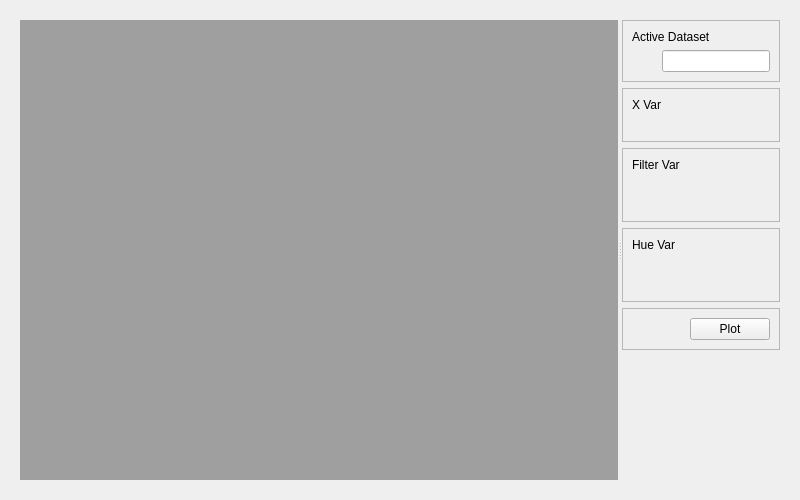
<?xml  version="1.0"  encoding="UTF-8"?>
<ui  version="4.0">
  <class>Form</class>
  <widget  class="QWidget"  name="Form">
      
    <property  name="geometry">
      <rect>
        <x>0</x>
        <y>0</y>
        <width>800</width>
        <height>500</height>
      </rect>
    </property>
    
    <property  name="windowTitle">
      <string>Form</string>
    </property>
    
    <layout  class="QVBoxLayout"  name="horizontalLayout">
      <item>
        
        <widget class="QWidget" name="verticalLayoutWidget">
    
    
            <layout  class="QHBoxLayout"  name="horizontalLayout">
                
            <item>
                <widget  class="QSplitter"  name="splitter">
                    
                <property  name="orientation">
                    <enum>Qt::Horizontal</enum>
                </property>
                
                <widget  class="QWidget"  name="wViewer">
                    <property  name="sizePolicy">
                    <sizepolicy  hsizetype="Preferred"  vsizetype="Preferred">
                        <horstretch>8</horstretch>
                        <verstretch>0</verstretch>
                    </sizepolicy>
                    </property>
                    <layout  class="QVBoxLayout"  name="vlViewer">
                    <item>
                        <widget  class="QMdiArea"  name="mdiArea"/>
                    </item>
                    </layout>
                </widget>
                
                <widget  class="QWidget"  name="wOptions">
                    <property  name="sizePolicy">
                    <sizepolicy  hsizetype="Minimum"  vsizetype="Minimum">
                        <horstretch>1</horstretch>
                        <verstretch>0</verstretch>
                    </sizepolicy>
                    </property>
                    
                    <layout  class="QVBoxLayout"  name="vlOptions">

                    <item>
                        <widget  class="QFrame"  name="wActiveDset">
                        <property  name="frameShape">
                            <enum>QFrame::StyledPanel</enum>
                        </property>
                        <property  name="frameShadow">
                            <enum>QFrame::Raised</enum>
                        </property>
                        <property  name="lineWidth">
                            <number>8</number>
                        </property>
                        
                        <layout  class="QVBoxLayout"  name="vlActiveDset">
                            
                            <item>
                            <widget  class="QLabel"  name="label_activeDset">
                                <property  name="text">
                                <string>Active Dataset</string>
                                </property>
                            </widget>
                            </item>

                            <item>
                            <layout  class="QHBoxLayout"  name="horizontalLayout_5">
                                <item>
                                <spacer  name="horizontalSpacer_5">
                                    <property  name="orientation">
                                    <enum>Qt::Horizontal</enum>
                                    </property>
                                    
                                    <property name="sizeType">
                                        <enum>QSizePolicy::Fixed</enum>
                                    </property>
                                    
                                    <property  name="sizeHint"  stdset="0">
                                    <size>
                                        <width>30</width>
                                        <height>20</height>
                                    </size>
                                    </property>
                                </spacer>
                                </item>
                                <item>
                                    <widget  class="QLineEdit"  name="edit_activeDset">
                                        <property  name="text">
                                        <string> </string>
                                        </property>
                                    </widget>
                                </item>
                            </layout>
                            </item>
                            
                        </layout>
                        </widget>
                    </item>
                        
                    <item>
                        <widget  class="QFrame"  name="wXVar">
                        <property  name="frameShape">
                            <enum>QFrame::StyledPanel</enum>
                        </property>
                        <property  name="frameShadow">
                            <enum>QFrame::Raised</enum>
                        </property>
                        <property  name="lineWidth">
                            <number>8</number>
                        </property>
                        
                        <layout  class="QVBoxLayout"  name="vlXVar">
                            <item>
                            <widget  class="QLabel"  name="label_select">
                                <property  name="text">
                                <string>X Var</string>
                                </property>
                            </widget>
                            </item>
                            <item>
                            <layout  class="QHBoxLayout"  name="horizontalLayout_5">
                                <item>
                                <spacer  name="horizontalSpacer_5">
                                    <property  name="orientation">
                                    <enum>Qt::Horizontal</enum>
                                    </property>
                                    
                                    <property name="sizeType">
                                        <enum>QSizePolicy::Fixed</enum>
                                    </property>
                                    
                                    <property  name="sizeHint"  stdset="0">
                                    <size>
                                        <width>30</width>
                                        <height>20</height>
                                    </size>
                                    </property>
                                </spacer>
                                </item>
                                <item>
                                <layout  class="QVBoxLayout"  name="vlComboX"/>
                                </item>
                            </layout>
                            </item>
                        </layout>
                        
                        </widget>
                    </item>

                    <item>
                        <widget  class="QFrame"  name="wFilter">
                        <property  name="frameShape">
                            <enum>QFrame::StyledPanel</enum>
                        </property>
                        <property  name="frameShadow">
                            <enum>QFrame::Raised</enum>
                        </property>
                        <property  name="lineWidth">
                            <number>8</number>
                        </property>
                        <layout  class="QVBoxLayout"  name="vlBC">
                            
                            <item>
                            <widget  class="QLabel"  name="label_select2">
                                <property  name="text">
                                <string>Filter Var</string>
                                </property>
                            </widget>
                            </item>
                            
                            <item>
                            <layout  class="QHBoxLayout"  name="horizontalLayout_6">
                                <item>
                                <spacer  name="horizontalSpacer_6">
                                    <property  name="orientation">
                                    <enum>Qt::Horizontal</enum>
                                    </property>
                                    
                                    <property name="sizeType">
                                        <enum>QSizePolicy::Fixed</enum>
                                    </property>
                                    
                                    <property  name="sizeHint"  stdset="0">
                                    <size>
                                        <width>30</width>
                                        <height>20</height>
                                    </size>
                                    </property>
                                </spacer>
                                </item>
                                <item>
                                <layout  class="QVBoxLayout"  name="vlComboFilter"/>
                                </item>
                            </layout>
                            </item>
                            
                            <item>
                            <layout  class="QHBoxLayout"  name="horizontalLayout_6">
                                <item>
                                <spacer  name="horizontalSpacer_6">
                                    <property  name="orientation">
                                    <enum>Qt::Horizontal</enum>
                                    </property>
                                    
                                    <property name="sizeType">
                                        <enum>QSizePolicy::Fixed</enum>
                                    </property>
                                    
                                    <property  name="sizeHint"  stdset="0">
                                    <size>
                                        <width>30</width>
                                        <height>20</height>
                                    </size>
                                    </property>
                                </spacer>
                                </item>
                                <item>
                                <layout  class="QVBoxLayout"  name="vlComboFilterVal"/>
                                </item>
                            </layout>
                            </item>

                        </layout>
                        </widget>
                    </item>
                    
                    <item>
                        <widget  class="QFrame"  name="wHue">
                        <property  name="frameShape">
                            <enum>QFrame::StyledPanel</enum>
                        </property>
                        <property  name="frameShadow">
                            <enum>QFrame::Raised</enum>
                        </property>
                        <property  name="lineWidth">
                            <number>8</number>
                        </property>
                        
                        <layout  class="QVBoxLayout"  name="vlBD">
                        
                            <item>
                            <widget  class="QLabel"  name="label_select3">
                                <property  name="text">
                                <string>Hue Var</string>
                                </property>
                            </widget>
                            </item>
                            
                            <item>
                            <layout  class="QHBoxLayout"  name="horizontalLayout_7">
                                <item>
                                <spacer  name="horizontalSpacer_7">
                                    <property  name="orientation">
                                    <enum>Qt::Horizontal</enum>
                                    </property>
                                    
                                    <property name="sizeType">
                                        <enum>QSizePolicy::Fixed</enum>
                                    </property>
                                    
                                    <property  name="sizeHint"  stdset="0">
                                    <size>
                                        <width>30</width>
                                        <height>20</height>
                                    </size>
                                    </property>
                                </spacer>
                                </item>
                                <item>
                                <layout  class="QVBoxLayout"  name="vlComboHue"/>
                                </item>
                            </layout>
                            </item>
                            
                            <item>
                            <layout  class="QHBoxLayout"  name="horizontalLayout_7">
                                <item>
                                <spacer  name="horizontalSpacer_7">
                                    <property  name="orientation">
                                    <enum>Qt::Horizontal</enum>
                                    </property>

                                    <property name="sizeType">
                                        <enum>QSizePolicy::Fixed</enum>
                                    </property>
                                    
                                    <property  name="sizeHint"  stdset="0">
                                    <size>
                                        <width>30</width>
                                        <height>20</height>
                                    </size>
                                    </property>
                                </spacer>
                                </item>
                                <item>
                                <layout  class="QVBoxLayout"  name="vlComboHueVal"/>
                                </item>
                            </layout>
                            </item>

                        </layout>
                        </widget>
                    </item>

                    <item>
                        <widget  class="QFrame"  name="wPlotBtn">
                        <property  name="frameShape">
                            <enum>QFrame::StyledPanel</enum>
                        </property>
                        <property  name="frameShadow">
                            <enum>QFrame::Raised</enum>
                        </property>
                        <property  name="lineWidth">
                            <number>8</number>
                        </property>
                            <layout  class="QHBoxLayout"  name="horizontalLayout_8">
                            <item>
                                <spacer  name="horizontalSpacer_8">
                                <property  name="orientation">
                                    <enum>Qt::Horizontal</enum>
                                </property>
                                <property  name="sizeHint"  stdset="0">
                                    <size>
                                    <width>40</width>
                                    <height>20</height>
                                    </size>
                                </property>
                                </spacer>
                            </item>
                            <item>
                                <widget  class="QPushButton"  name="plotBtn">
                                <property  name="text">
                                    <string>Plot</string>
                                </property>
                                </widget>
                            </item>
                            </layout>
                        </widget>
                    </item>
                    
                    <item>
                        <spacer  name="verticalSpacer">
                        <property  name="orientation">
                            <enum>Qt::Vertical</enum>
                        </property>
                        <property  name="sizeHint"  stdset="0">
                            <size>
                            <width>20</width>
                            <height>40</height>
                            </size>
                        </property>
                        </spacer>
                    </item>
                    
                    
                    </layout>
                </widget>
                </widget>
            </item>
            </layout>
    
        </widget>
      </item>

      </layout>
    
    
  </widget>
  <resources/>
  <connections/>
</ui>
